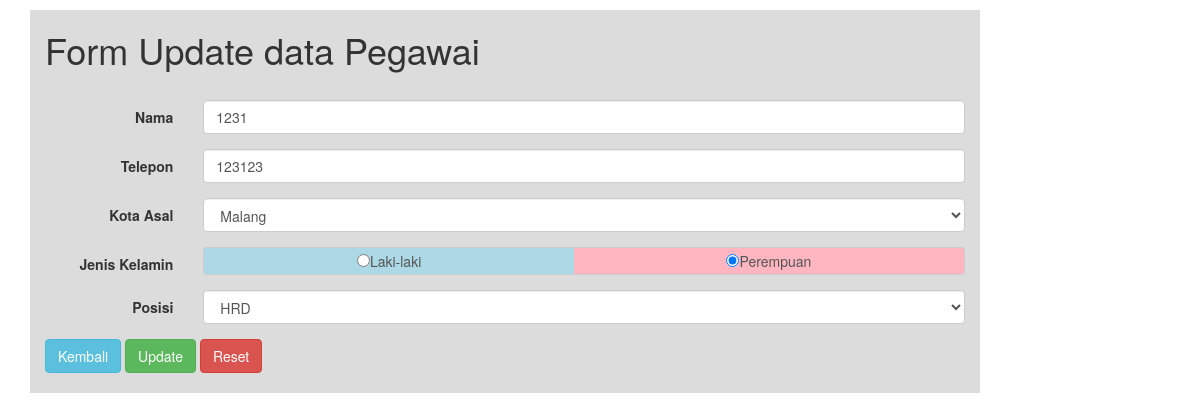
/CRUD/update.php?id=12 (signed in), run on the app's committed database.
### tables this page shows
CREATE TABLE IF NOT EXISTS `tb_pegawai` (
  `id_pegawai` varchar(255) NOT NULL,
  `nama_pegawai` varchar(255) DEFAULT NULL,
  `username` varchar(255) DEFAULT NULL,
  `tlp_pegawai` varchar(255) DEFAULT NULL,
  `kota_pegawai` int(5) DEFAULT NULL,
  `jk_pegawai` int(1) DEFAULT NULL,
  `id_posisi` varchar(255) DEFAULT NULL,
  `ket` int(1) DEFAULT NULL
);

CREATE TABLE IF NOT EXISTS `tb_posisi` (
  `id_posisi` int(2) NOT NULL AUTO_INCREMENT,
  `nama_posisi` varchar(255) DEFAULT NULL,
  PRIMARY KEY (`id_posisi`)
);

### CRUD/update.php (the view, shortened to what this page needs)
<?php
if(isset($_SESSION['userdata'])) {
?>
<!DOCTYPE html>
<html>
<head>
	<link rel="stylesheet" href="../bootstrap/bootstrap-3.3.7/css/bootstrap.min.css">
</head>
<body style="margin-top: 10px;">
<?php
$id_upd = $_GET['id'];
$dta_pegawai = mysql_query("select pgw.id_pegawai, pgw.nama_pegawai, pgw.tlp_pegawai, kot.nama_kota, jk.kelamin, pos.nama_posisi, pgw.id_posisi, pgw.jk_pegawai from tb_pegawai pgw, tb_posisi pos, tb_kota kot, tb_jk jk where pgw.id_posisi = pos.id_posisi and pgw.kota_pegawai=kot.id_kota and pgw.jk_pegawai=jk.id_jk and pgw.id_pegawai='$id_upd'");
$pegawai = mysql_fetch_array($dta_pegawai);
$dta_kota = mysql_query("select * from tb_kota");
$dta_posisi= mysql_query("select * from tb_posisi");
?>
<div class="container">
	<div class="col-sm-10" style="background-color: gainsboro">
	<h1> Form Update data Pegawai</h1><br>
		<form action="proses_update.php" method="POST" accept-charset="utf-8" class="form-horizontal">
			<div class="form-group">
				<label class="col-sm-2 control-label">Nama</label>
				<div class="col-sm-10">
					<input class="form-control" type="text" name="nama" value="<?php echo $pegawai['nama_pegawai'];?>">
				</div>
			</div>
			<div class="form-group">
				<label class="col-sm-2 control-label">Telepon</label>
				<div class="col-sm-10">
					<input class="form-control" type="text" name="tlpn" value="<?php echo $pegawai['tlp_pegawai'];?>">
				</div>
			</div>
			<div class="form-group">
				<label for="inputKota" class="col-sm-2 control-label">Kota Asal</label>
				<div class="col-sm-10">
					<select name="kota" class="form-control">
						<?php
						while ($kota = mysql_fetch_array($dta_kota)){
						?>
						<option <?php if($kota['nama_kota']== $pegawai['nama_kota']){ echo "selected='selected'";}?> value="<?php echo $kota['id_kota']?>"><?php echo $kota['nama_kota']?></option>
						<?php } ?>
					</select>
				</div>
			</div>
			<div class="form-group">
				<label for="inputName" class="col-sm-2 control-label">Jenis Kelamin</label>
				<div class="col-sm-10">
					<div class="input-group-addon" style="background-color: lightblue">
						<input type="radio" name="jk" value="1" <?php if($pegawai['jk_pegawai'] == 1){echo "checked=checked";}?>}>Laki-laki
					</div>
					<div class="input-group-addon" style="background-color: lightpink">
						<input type="radio" name="jk" value="2" <?php if($pegawai['jk_pegawai'] == 2){echo "checked=checked";}?>>Perempuan
					</div>
				</div>
			</div>
			<div class="form-group">
				<label for="inputPosisi" class="col-sm-2 control-label">Posisi</label>
				<div class="col-sm-10">
					<select name="posisi" class="form-control">
						<?php
						while ($posisi = mysql_fetch_array($dta_posisi)){
						?>
						<option <?php if($posisi['id_posisi']==$pegawai['id_posisi']){ echo "selected='selected'";}?> value="<?php echo $posisi['id_posisi']?>"><?php echo $posisi['nama_posisi']?></option>
						<?php } ?>
					</select>
				</div>
			</div>
			<div class="row">
				<div class="col-sm-5">
					<a href="index.php" style="color: black">
				  		<button type="button" class="btn btn-info" id="kembali">Kembali</button>
				  	</a>
				  	<button type="submit" class="btn btn-success">Update</button>
					<button type="reset" class="btn btn-danger">Reset</button>
				</div>
			</div><br>
		</form>
	</div>
</div>
</body>
</html>
<?php } else {
			header("location:login.php");
		}
?>

### data on the page
tb_pegawai: nama "1231", tlpn "123123", jk_pegawai "☑", posisi "HRD"

### other printed values
form field kota "Malang"
